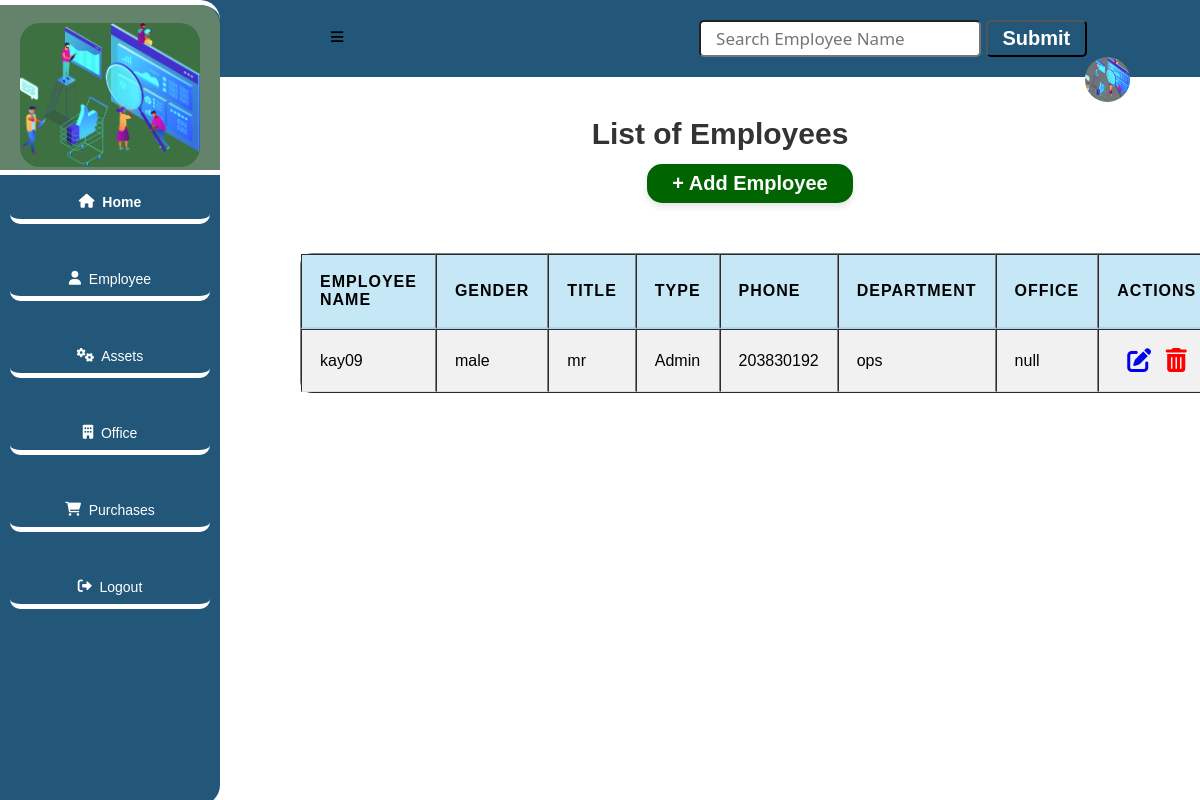
The page /employee on the database as committed earlier.
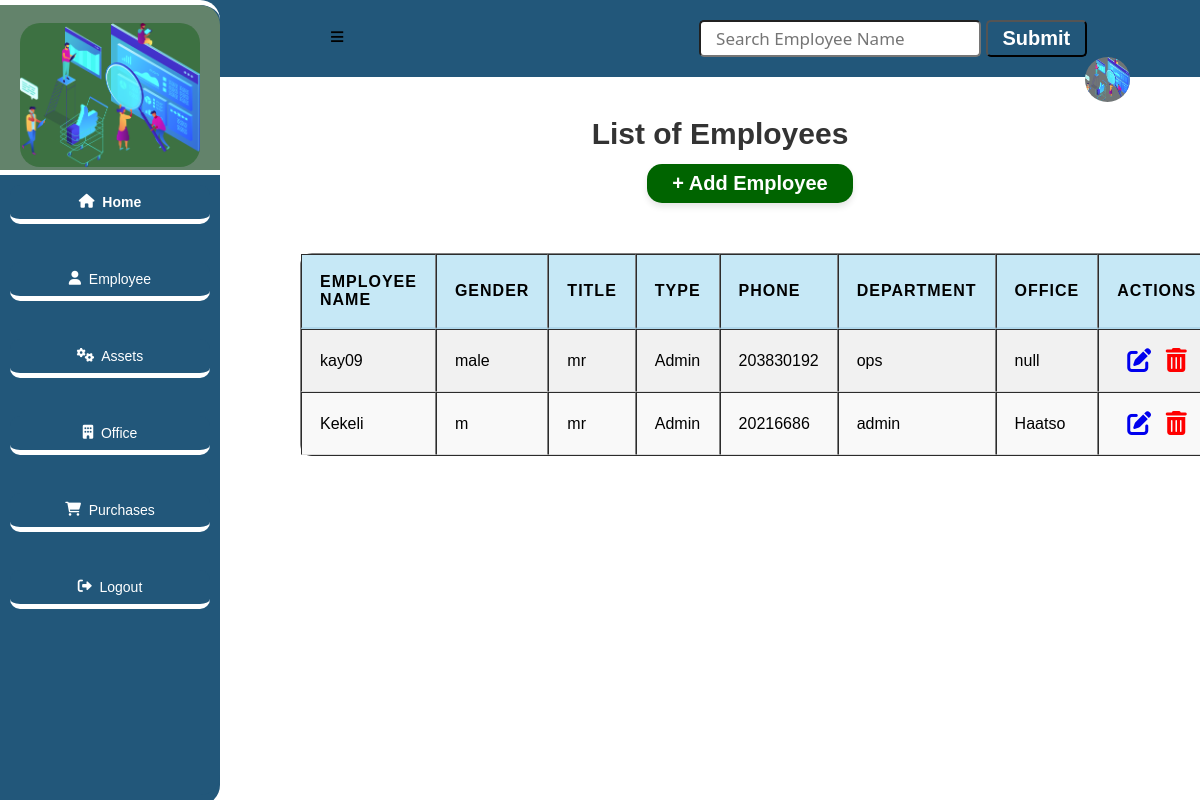
The same page on the database as committed later.
### app.py (models this page shows, shortened)
class Employee(db.Model):
    __tablename__="employees"
    id=db.Column(db.Integer, primary_key=True)
    password=db.Column(db.String(20))
    employee_name=db.Column(db.String(20))
    gender=db.Column(db.String(6))
    title=db.Column(db.String(10))
    type=db.Column(db.String(10))
    phone_number=db.Column(db.Integer)
    department=db.Column(db.String(50))
    location=db.Column(db.Integer, db.ForeignKey('locations.id'))
    location_rel=db.relationship('Location', backref='employees_location')
    equipment_rel=db.relationship('Equipment', backref='equipment_employee')

### app.py (the view)
@app.route('/employee')
def employee_index():
    employees = Employee.query.all()
    return render_template ('employeeList.html', employees = employees)

### app.py (called while the page is built)
@app.before_request
def create_table():
    db.create_all()

### templates/employeeList.html (shortened to what this page needs)
<!DOCTYPE html>
<html lang="en">
<head>
    <link
    rel="stylesheet"
    href="{{ url_for('static', filename='main.css') }}"
    />
    <link rel="stylesheet" href="https://cdnjs.cloudflare.com/ajax/libs/font-awesome/4.7.0/css/font-awesome.min.css">
    <link rel="stylesheet" href="https://cdnjs.cloudflare.com/ajax/libs/font-awesome/6.0.0-beta3/css/all.min.css">
    <span id="login-name">{{ name }}</span>
  </head>
<body>
    <div class="header">
      <a href="#" id="sidebar-icon">&#8801;</a>
      <input type="search" id="query" name="search" placeholder="Search Employee Name">
      <button id="search-button">Submit</button>
      <a href="#"><img src="{{ url_for('static', filename='bg4.png') }}" alt=""></a>
    </div>
    <section class="sidebar">
        <div class="logo">
            <img src="{{ url_for('static', filename='bg4.png') }}" alt="logo">
        </div>
        <div class="content">
          <a href="/entry_point" class="home active"><i class="fas fa-home"></i>&nbsp; Home</a><br>
          <a href="/employee" class="home"><i class="fas fa-user"></i>&nbsp;  Employee</a><br>
          <a href="/equipment" class="home"><i class="fas fa-cogs"></i>&nbsp;  Assets</a><br>
          <a href="/location" class="home"><i class="fas fa-building"></i>&nbsp;  Office</a><br>
          <a href="/purchase" class="home"><i class="fas fa-shopping-cart"></i> &nbsp; Purchases</a><br>
          <a href="/login" class="home"><i class="fas fa-sign-out-alt"></i>&nbsp;  Logout</a>
        </div>
    </section>
    <h1 class="marquee">List of Employees</h1>
    <div class="location-form">
      <a href="/add-employee" class="btn1">+ Add Employee</a>
      <table border="1" style="overflow:auto;">
        <thead>
          <tr>
            <th>Employee Name</th>
            <th>Gender</th>
            <th>Title</th>
            <th>Type</th>
            <th>Phone</th>
            <th>Department</th>
            <th>Office</th>
            <th>Actions</th>
          </tr>
        </thead>
        <tbody id="table-results">
          {% for employee in employees  %}
            <tr>
              <td>{{ employee.employee_name }}</td>
              <td>{{ employee.gender}}</td>
              <td>{{ employee.title}}</td>
              <td>{{ employee.type}}</td>
              <td>{{ employee.phone_number}}</td>
              <td>{{ employee.department}}</td>
              <td>{{ employee.location}}</td>
              <td class="action">
                <a href="/edit_employee{{ employee.id }}"><i class="fa fa-edit" style="font-size:24px"></i></a>
                <a href="/delete_employee{{ employee.id }}"><i class="fa fa-trash-o" style="font-size:24px"></i></a>
              </td>
            </tr>
          {% endfor %}
        </tbody>
      </table>
    </div>
</body>
</html>

Rows that differ between the two databases and show on the page:
added Employee: employee_name "Kekeli", gender "m", title "mr", type "Admin", phone_number "20216686", department "admin", location "Haatso"
